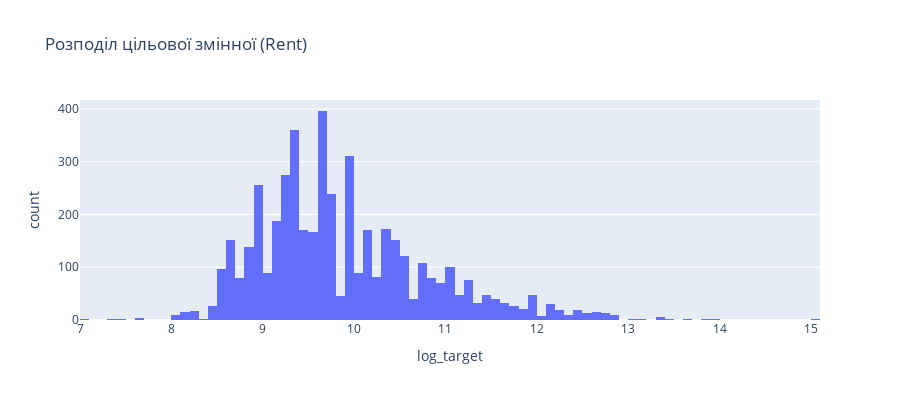

The cell this chart's notebook holds for it:
### Code cell
df['log_target'] = np.log1p(df['Rent'])
fig = px.histogram(
    df['log_target'],
    x='log_target',
    nbins=100,
    title='Розподіл цільової змінної (Rent)',
    labels={'Rent': 'Вартість оренди', 'count': 'Кількість пропозицій'}
)
fig.update_layout(
    showlegend=False,
    height=400
)
fig.show()

### Figure 1 — Plotly figure (JSON) as saved in the notebook; plotly's stock layout.template omitted (floating-point values rounded to 4 significant figures; data arrays with more than 128 entries replaced by an {"elided": "..."} marker saying what was removed)
{"data": [{"bingroup": "x", "hovertemplate": "log_target=%{x}<br>count=%{y}<extra></extra>", "legendgroup": "", "marker": {"color": "#636efa", "pattern": {"shape": ""}}, "name": "", "nbinsx": 100, "orientation": "v", "showlegend": false, "type": "histogram", "x": {"elided": "4746 float values"}, "xaxis": "x", "yaxis": "y"}], "layout": {"barmode": "relative", "height": 400, "legend": {"tracegroupgap": 0}, "showlegend": false, "title": {"text": "Розподіл цільової змінної (Rent)"}, "xaxis": {"anchor": "y", "domain": [0, 1], "title": {"text": "log_target"}}, "yaxis": {"anchor": "x", "domain": [0, 1], "title": {"text": "count"}}}}
